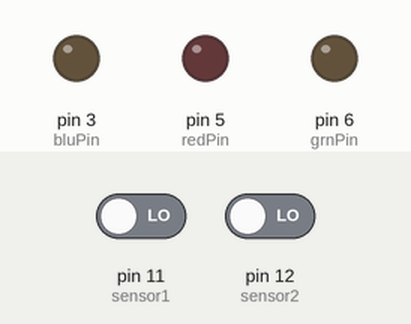
Simulated run of this sketch. Board: Arduino Uno, built with avr-gcc and run on an emulated ATmega328P. Shown: output pins drawn as LEDs (lit = HIGH). Inputs (shaded band) come from the test bench; at power-on: pin 11 (sensor1) LOW, pin 12 (sensor2) LOW.

Above: at 1.2 s.
1.3 s: pin 11 (sensor1) driven HIGH
At 3.3 s:
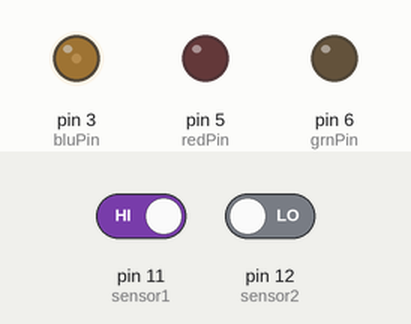
At 5.23 s:
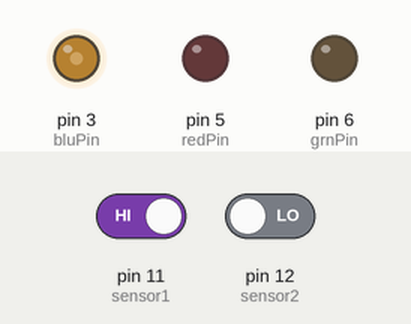
Timing chart, 0 to 20.8 s (numbered marks = the images above; inputs shaded):
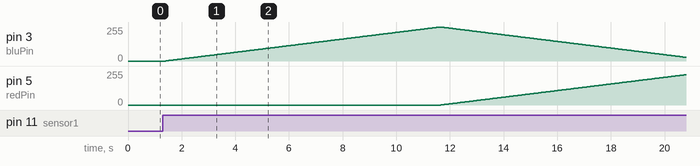

The sketch:

ledpwm.ino
```cpp
// Output
int redPin = 5;   // Red LED,   connected to digital pin 9
int grnPin = 6;  // Green LED, connected to digital pin 10
int bluPin = 3;  // Blue LED,  connected to digital pin 11

int sensor1 = 11;
int sensor2 = 12;
int state = LOW;             // by default, no motion detected
int val1 = 0;
int val2 = 0;

// Color arrays
int black[3]  = { 0, 0, 0 };
int white[3]  = { 100, 100, 100 };
int red[3]    = { 100, 0, 0 };
int green[3]  = { 0, 100, 0 };
int blue[3]   = { 0, 0, 100 };
int yellow[3] = { 40, 95, 0 };
int dimWhite[3] = { 30, 30, 30 };
// etc.

// Set initial color
int redVal = black[0];
int grnVal = black[1];
int bluVal = black[2];

int wait = 10;      // 10ms internal crossFade delay; increase for slower fades
int hold = 2;       // Optional hold when a color is complete, before the next crossFade
int DEBUG = 0;      // DEBUG counter; if set to 1, will write values back via serial
int loopCount = 60; // How often should DEBUG report?
int repeat = 0;     // How many times should we loop before stopping? (0 for no stop)
int j = 0;          // Loop counter for repeat

// Initialize color variables
int prevR = redVal;
int prevG = grnVal;
int prevB = bluVal;

// Set up the LED outputs
void setup()
{
  pinMode(redPin, OUTPUT);   // sets the pins as output
  pinMode(grnPin, OUTPUT);
  pinMode(bluPin, OUTPUT);
  pinMode(sensor1, INPUT);
  pinMode(sensor2, INPUT);
  if (DEBUG) {           // If we want to see values for debugging...
    Serial.begin(9600);  // ...set up the serial ouput
  }
}

// Main program: list the order of crossfades
void loop()
{
  val1 = digitalRead(sensor1);
  val2 = digitalRead(sensor2);
  if (val1 == HIGH || val2 == HIGH) {           // check if the sensor is HIGH
    crossFade(blue);
    crossFade(red);
    crossFade(green);
    crossFade(yellow);   // turn LED ON
    delay(100);                // delay 100 milliseconds

    if (state == LOW) {
      Serial.println("Motion detected!");
      state = HIGH;       // update variable state to HIGH
    }
  }
  else {
      stopFade(); // turn LED OFF
      delay(200);             // delay 200 milliseconds

      if (state == HIGH){
        Serial.println("Motion stopped!");
        state = LOW;       // update variable state to LOW
    }
  }


//  if (repeat) { // Do we loop a finite number of times?
//    j += 1;
//    if (j >= repeat) { // Are we there yet?
//      exit(j);         // If so, stop.
//    }
//  }
}

void stopFade(){
  analogWrite(redPin, 0);   // Write current values to LED pins
  analogWrite(grnPin, 0);
  analogWrite(bluPin, 0);
}

/* BELOW THIS LINE IS THE MATH -- YOU SHOULDN'T NEED TO CHANGE THIS FOR THE BASICS
*
* The program works like this:
* Imagine a crossfade that moves the red LED from 0-10,
*   the green from 0-5, and the blue from 10 to 7, in
*   ten steps.
*   We'd want to count the 10 steps and increase or
*   decrease color values in evenly stepped increments.
*   Imagine a + indicates raising a value by 1, and a -
*   equals lowering it. Our 10 step fade would look like:
*
*   1 2 3 4 5 6 7 8 9 10
* R + + + + + + + + + +
* G   +   +   +   +   +
* B     -     -     -
*
* The red rises from 0 to 10 in ten steps, the green from
* 0-5 in 5 steps, and the blue falls from 10 to 7 in three steps.
*
* In the real program, the color percentages are converted to
* 0-255 values, and there are 1020 steps (255*4).
*
* To figure out how big a step there should be between one up- or
* down-tick of one of the LED values, we call calculateStep(),
* which calculates the absolute gap between the start and end values,
* and then divides that gap by 1020 to determine the size of the step
* between adjustments in the value.
*/

int calculateStep(int prevValue, int endValue) {
  int step = endValue - prevValue; // What's the overall gap?
  if (step) {                      // If its non-zero,
    step = 1020/step;              //   divide by 1020
  }
  return step;
}

/* The next function is calculateVal. When the loop value, i,
*  reaches the step size appropriate for one of the
*  colors, it increases or decreases the value of that color by 1.
*  (R, G, and B are each calculated separately.)
*/

int calculateVal(int step, int val, int i) {

  if ((step) && i % step == 0) { // If step is non-zero and its time to change a value,
    if (step > 0) {              //   increment the value if step is positive...
      val += 1;
    }
    else if (step < 0) {         //   ...or decrement it if step is negative
      val -= 1;
    }
  }
  // Defensive driving: make sure val stays in the range 0-255
  if (val > 255) {
    val = 255;
  }
  else if (val < 0) {
    val = 0;
  }
  return val;
}

/* crossFade() converts the percentage colors to a
*  0-255 range, then loops 1020 times, checking to see if
*  the value needs to be updated each time, then writing
*  the color values to the correct pins.
*/

void crossFade(int color[3]) {
  // Convert to 0-255
  int R = (color[0] * 255) / 100;
  int G = (color[1] * 255) / 100;
  int B = (color[2] * 255) / 100;

  int stepR = calculateStep(prevR, R);
  int stepG = calculateStep(prevG, G);
  int stepB = calculateStep(prevB, B);

  for (int i = 0; i <= 1020; i++) {
    redVal = calculateVal(stepR, redVal, i);
    grnVal = calculateVal(stepG, grnVal, i);
    bluVal = calculateVal(stepB, bluVal, i);

    analogWrite(redPin, redVal);   // Write current values to LED pins
    analogWrite(grnPin, grnVal);
    analogWrite(bluPin, bluVal);

    delay(wait); // Pause for 'wait' milliseconds before resuming the loop

    if (DEBUG) { // If we want serial output, print it at the
      if (i == 0 or i % loopCount == 0) { // beginning, and every loopCount times
        Serial.print("Loop/RGB: #");
        Serial.print(i);
        Serial.print(" | ");
        Serial.print(redVal);
        Serial.print(" / ");
        Serial.print(grnVal);
        Serial.print(" / ");
        Serial.println(bluVal);
      }
      DEBUG += 1;
    }
  }
  // Update current values for next loop
  prevR = redVal;
  prevG = grnVal;
  prevB = bluVal;
  delay(hold); // Pause for optional 'wait' milliseconds before resuming the loop
}
```

Measured:
- after the input at 1.3 s, pin 3 (bluPin): rises from 0/255 to 255/255 in 10.2 s, then falls to 28/255 in 9.2 s; pin 5 (redPin): moves from 0/255 to 227/255 over 9.1 s, starting after 10.4 s
